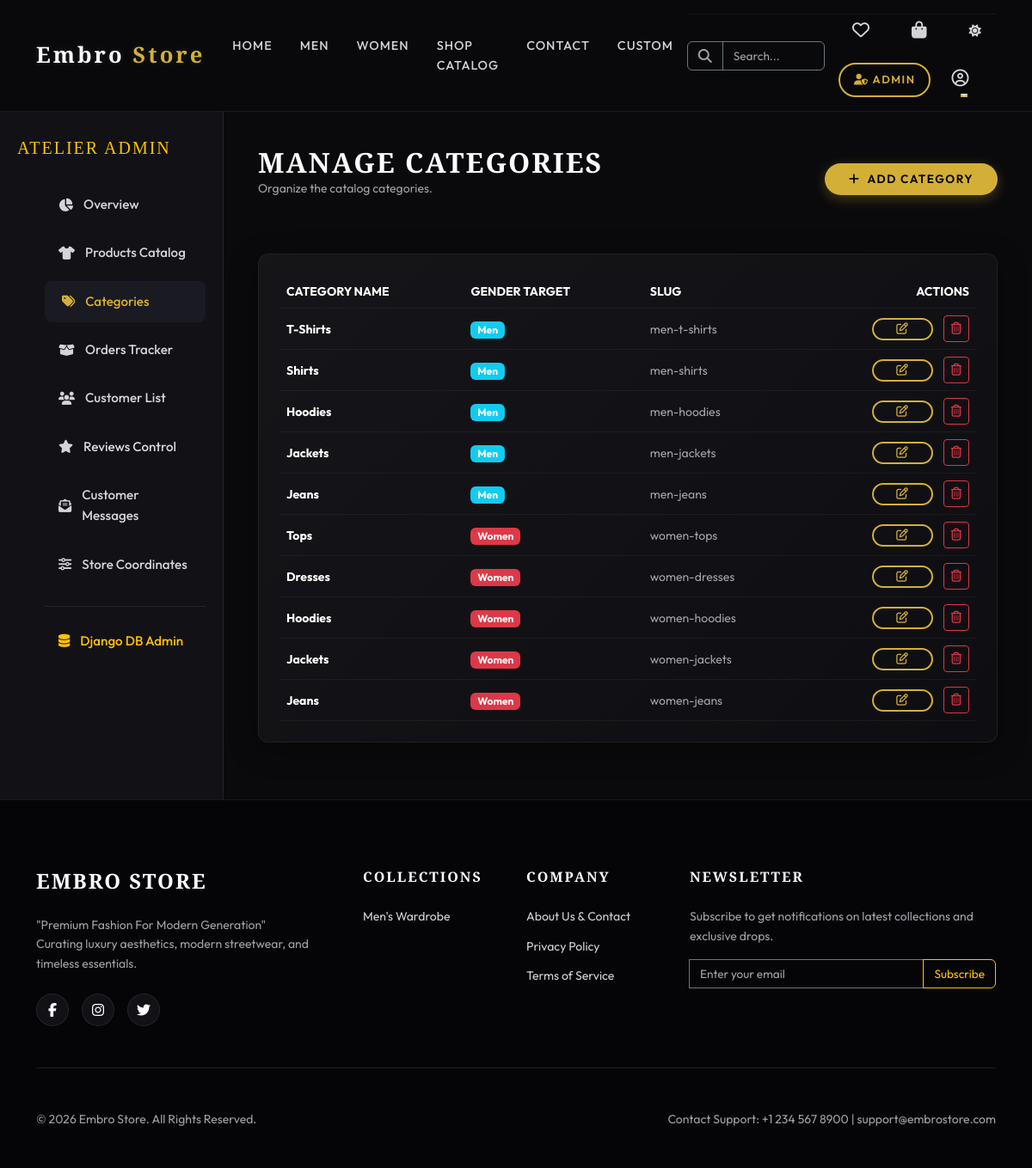
Screenshot of /dashboard/categories/ (signed in) with the database file from the repository.
### dashboard/models.py (models this page shows, shortened)
class Settings(models.Model):
    store_name = models.CharField(max_length=100, default="Embro Store")
    logo = models.ImageField(upload_to='settings/', blank=True, null=True)
    contact_email = models.EmailField(default="support@embrostore.com")
    contact_phone = models.CharField(max_length=20, default="+1 234 567 8900")
    address = models.TextField(default="123 Embro Ave, New York, NY 10001")
    facebook_url = models.URLField(max_length=200, blank=True, default="https://facebook.com")
    instagram_url = models.URLField(max_length=200, blank=True, default="https://instagram.com")
    twitter_url = models.URLField(max_length=200, blank=True, default="https://twitter.com")
    class Meta:
        verbose_name = "Store Setting"
        verbose_name_plural = "Store Settings"
    @classmethod
    def get_settings(cls):
        obj, created = cls.objects.get_or_create(id=1)
        return obj

### products/models.py (models this page shows, shortened)
class Category(models.Model):
    name = models.CharField(max_length=100)
    slug = models.SlugField(max_length=120, unique=True, blank=True)
    gender = models.CharField(max_length=10, choices=GENDER_CHOICES, default='UNISEX')
    class Meta:
        verbose_name_plural = 'Categories'
        unique_together = ('name', 'gender')

### dashboard/views.py (the view)
# urls.py: path('categories/', views.manage_categories, name='manage_categories'),
@staff_member_required
def manage_categories(request):
    categories = Category.objects.all()
    return render(request, 'dashboard/categories.html', {'categories': categories})

### cart/context_processors.py (called while the page is built, shortened)
def cart_count(request):
    total_count = 0
    wishlist_count = 0
    if request.user.is_authenticated:
        cart = Cart.objects.filter(user=request.user).first()
        if cart:
            total_count = cart.get_total_items
        wishlist_count = request.user.wishlist_items.count()
    return {
        'cart_count': total_count,
        'wishlist_count': wishlist_count
    }

### cart/models.py (called while the page is built)
    @property
    def get_total_items(self):
        return sum(item.quantity for item in self.items.all())

### dashboard/context_processors.py (called while the page is built)
def store_settings(request):
    return {
        'store_settings': Settings.get_settings()
    }

### templates/dashboard/categories.html (shortened to what this page needs)
{% extends 'dashboard/base_dashboard.html' %}
{% block dashboard_content %}
<div class="d-flex justify-content-between align-items-center mb-5">
    <div>
        <h2 class="text-luxury-title mb-0">Manage Categories</h2>
        <p class="text-muted small">Organize the catalog categories.</p>
    </div>
    <div>
        <a href="{% url 'dashboard:add_category' %}" class="btn btn-neon py-2"><i class="fas fa-plus me-2"></i>Add Category</a>
    </div>
</div>
<div class="glass-card spotlight-card p-4">
    <div class="table-responsive">
        <table class="table table-dark table-hover mb-0" style="--bs-table-bg: transparent; --bs-table-border-color: rgba(255,255,255,0.05);">
            <thead>
                <tr class="small text-muted text-uppercase">
                    <th>Category Name</th>
                    <th>Gender Target</th>
                    <th>Slug</th>
                    <th class="text-end">Actions</th>
                </tr>
            </thead>
            <tbody>
                {% if categories %}
                    {% for category in categories %}
                        <tr style="vertical-align: middle;">
                            <td class="small text-white fw-bold">{{ category.name }}</td>
                            <td>
                                <span class="badge
                                    {% if category.gender == 'MEN' %}bg-info
                                    {% elif category.gender == 'WOMEN' %}bg-danger
                                    {% else %}bg-secondary
                                    {% endif %}">
                                    {{ category.get_gender_display }}
                                </span>
                            </td>
                            <td class="small text-muted">{{ category.slug }}</td>
                            <td class="text-end">
                                <a href="{% url 'dashboard:edit_category' category.id %}" class="btn btn-sm btn-neon-outline me-2 py-1"><i class="far fa-edit"></i></a>
                                <a href="{% url 'dashboard:delete_category' category.id %}" class="btn btn-sm btn-outline-danger py-1" onclick="return confirm('Are you sure you want to delete this category? All products under it will be deleted!')"><i class="far fa-trash-alt"></i></a>
                            </td>
                        </tr>
                    {% endfor %}
                {% else %}
                    <tr><td colspan="4" class="text-center text-muted py-5">No categories exist. Click 'Add Category' to start.</td></tr>
                {% endif %}
            </tbody>
        </table>
    </div>
</div>
{% endblock %}

### templates/base.html (shortened to what this page needs)
<!DOCTYPE html>
{% load static %}
<html lang="en" data-theme="dark">
<head>
    <link href="https://cdn.jsdelivr.net/npm/bootstrap@5.3.2/dist/css/bootstrap.min.css" rel="stylesheet">
    <link rel="stylesheet" href="https://cdnjs.cloudflare.com/ajax/libs/font-awesome/6.4.2/css/all.min.css">
    <link rel="stylesheet" href="{% static 'css/theme.css' %}?v=1.3">
</head>
<body>
    <div class="main-wrapper">
        <nav class="navbar navbar-expand-lg navbar-custom sticky-top py-3">
            <div class="container">
                <a class="navbar-brand navbar-brand-luxury" href="{% url 'products:home' %}" style="color: #ffffff !important;">
                    {{ store_settings.store_name|slice:":5" }}<span>{{ store_settings.store_name|slice:"5:" }}</span>
                </a>
                <div class="collapse navbar-collapse" id="navbarContent">
                    <ul class="navbar-nav mx-auto mb-2 mb-lg-0">
                        <li class="nav-item">
                            <a class="nav-link nav-link-custom {% if request.resolver_match.url_name == 'home' %}active{% endif %}" href="{% url 'products:home' %}">Home</a>
                        </li>
                        <li class="nav-item">
                            <a class="nav-link nav-link-custom" href="{% url 'products:product_list' %}?gender=men">Men</a>
                        </li>
                        <li class="nav-item">
                            <a class="nav-link nav-link-custom" href="{% url 'products:product_list' %}?gender=women">Women</a>
                        </li>
                        <li class="nav-item">
                            <a class="nav-link nav-link-custom {% if request.resolver_match.url_name == 'product_list' and not request.GET.gender %}active{% endif %}" href="{% url 'products:product_list' %}">Shop Catalog</a>
                        </li>
                        <li class="nav-item">
                            <a class="nav-link nav-link-custom {% if request.resolver_match.url_name == 'contact_page' %}active{% endif %}" href="{% url 'contacts:contact_page' %}">Contact</a>
                        </li>
                        {% if request.user.is_authenticated %}
                        <li class="nav-item">
                            <a class="nav-link nav-link-custom {% if request.resolver_match.url_name == 'custom_design' %}active{% endif %}" href="{% url 'products:custom_design' %}">Custom</a>
                        </li>
                        {% endif %}
                    </ul>
                    <div class="d-flex flex-column flex-lg-row align-items-start align-items-lg-center gap-3 mt-3 mt-lg-0 border-top border-secondary pt-3 pt-lg-0 border-lg-0 w-100 w-lg-auto" style="border-color: rgba(255, 255, 255, 0.05) !important;">
                        <div class="ajax-search-wrapper w-100" style="max-width: 280px;">
                            <div class="input-group">
                                <span class="input-group-text bg-transparent border-secondary text-muted"><i class="fas fa-search"></i></span>
                                <input type="text" id="search-input" class="form-control bg-transparent border-secondary text-white" placeholder="Search..." autocomplete="off" style="font-size: 0.85rem;">
                            </div>
                        </div>
                        <div class="d-flex flex-wrap align-items-center gap-3 w-100 justify-content-between justify-content-lg-start">
                            <div class="d-flex align-items-center gap-3">
                                <a href="{% url 'wishlist:wishlist_list' %}" class="position-relative text-white nav-link-custom px-1" title="Wishlist">
                                    <i class="far fa-heart" style="font-size: 1.25rem;"></i>
                                </a>
                                <a href="{% url 'cart:cart_detail' %}" class="position-relative text-white nav-link-custom px-1" title="Cart">
                                    <i class="fas fa-shopping-bag" style="font-size: 1.25rem;"></i>
                                </a>
                                <button class="btn theme-toggle-btn border-0 text-white p-0 nav-link-custom px-1" title="Toggle Theme">
                                    <i class="fas fa-sun"></i>
                                </button>
                            </div>
                            <div class="d-flex flex-wrap align-items-center gap-2">
                                {% if not request.user.is_authenticated or request.user.is_staff %}
                                    <a href="/admin/" class="btn btn-neon-outline py-2 px-3" style="font-size: 0.8rem; border-radius: 30px;"><i class="fas fa-user-shield me-1"></i>Admin</a>
                                {% endif %}
                                {% if request.user.is_authenticated %}
                                    <div class="dropdown">
                                        <a class="nav-link nav-link-custom dropdown-toggle px-1 text-white" href="#" role="button" data-bs-toggle="dropdown">
                                            <i class="far fa-user-circle" style="font-size: 1.25rem;"></i>
                                        </a>
                                    </div>
                                {% else %}
                                    <a href="{% url 'accounts:login' %}" class="btn btn-neon-outline py-2 px-3" style="font-size: 0.8rem; border-radius: 30px;">Login</a>
                                {% endif %}
                            </div>
                        </div>
                    </div>
                </div>
            </div>
        </nav>
        <main style="min-height: 60vh;">
            {% block content %}{% endblock %}
        </main>
        <footer class="footer-custom">
            <div class="container">
                <div class="row g-4">
                    <div class="col-lg-4 col-md-6">
                        <h4 class="footer-title">{{ store_settings.store_name }}</h4>
                        <p class="small text-muted mb-4">"Premium Fashion For Modern Generation"<br>Curating luxury aesthetics, modern streetwear, and timeless essentials.</p>
                        <div class="social-icons-box">
                            {% if store_settings.facebook_url %}
                                <a href="{{ store_settings.facebook_url }}" class="social-icon-btn" target="_blank"><i class="fab fa-facebook-f"></i></a>
                            {% endif %}
                            {% if store_settings.instagram_url %}
                                <a href="{{ store_settings.instagram_url }}" class="social-icon-btn" target="_blank"><i class="fab fa-instagram"></i></a>
                            {% endif %}
                            {% if store_settings.twitter_url %}
                                <a href="{{ store_settings.twitter_url }}" class="social-icon-btn" target="_blank"><i class="fab fa-twitter"></i></a>
                            {% endif %}
                        </div>
                    </div>
                    <div class="col-lg-2 col-md-6">
                        <h5 class="footer-title" style="font-size: 1rem;">Collections</h5>
                        <a href="{% url 'products:product_list' %}?gender=men" class="footer-link small">Men's Wardrobe</a>
                    </div>
                    <div class="col-lg-2 col-md-6">
                        <h5 class="footer-title" style="font-size: 1rem;">Company</h5>
                        <a href="{% url 'contacts:contact_page' %}" class="footer-link small">About Us & Contact</a>
                        <a href="#" class="footer-link small">Privacy Policy</a>
                        <a href="#" class="footer-link small">Terms of Service</a>
                    </div>
                    <div class="col-lg-4 col-md-6">
                        <h5 class="footer-title" style="font-size: 1rem;">Newsletter</h5>
                        <p class="small text-muted mb-3">Subscribe to get notifications on latest collections and exclusive drops.</p>
                        <form action="{% url 'contacts:newsletter_subscribe' %}" method="POST" class="input-group mb-3 ajax-newsletter-form">
                            <input type="email" name="email" class="form-control bg-transparent border-secondary text-white" placeholder="Enter your email" required style="font-size: 0.85rem;">
                            <button class="btn btn-outline-warning" type="submit" style="font-size: 0.85rem;">Subscribe</button>
                        </form>
                    </div>
                </div>
                <hr class="border-secondary my-5">
                <div class="d-flex flex-column flex-md-row justify-content-between align-items-center small text-muted">
                    <p>&copy; 2026 {{ store_settings.store_name }}. All Rights Reserved.</p>
                    <p>Contact Support: {{ store_settings.contact_phone }} | {{ store_settings.contact_email }}</p>
                </div>
            </div>
        </footer>
    </div>
</body>
</html>

### rows the page displays
Settings: store_name "Embro", store_name "Store", store_name "EMBRO STORE", store_name "Embro Store", contact_phone "+1 234 567 8900", contact_email "support@embrostore.com"
Category: name "T-Shirts", gender "Men", slug "men-t-shirts"
Category: name "Shirts", gender "Men", slug "men-shirts"
Category: name "Hoodies", gender "Men", slug "men-hoodies"
Category: name "Jackets", gender "Men", slug "men-jackets"
Category: name "Jeans", gender "Men", slug "men-jeans"
Category: name "Tops", gender "Women", slug "women-tops"
Category: name "Dresses", gender "Women", slug "women-dresses"
Category: name "Hoodies", gender "Women", slug "women-hoodies"
Category: name "Jackets", gender "Women", slug "women-jackets"
Category: name "Jeans", gender "Women", slug "women-jeans"
